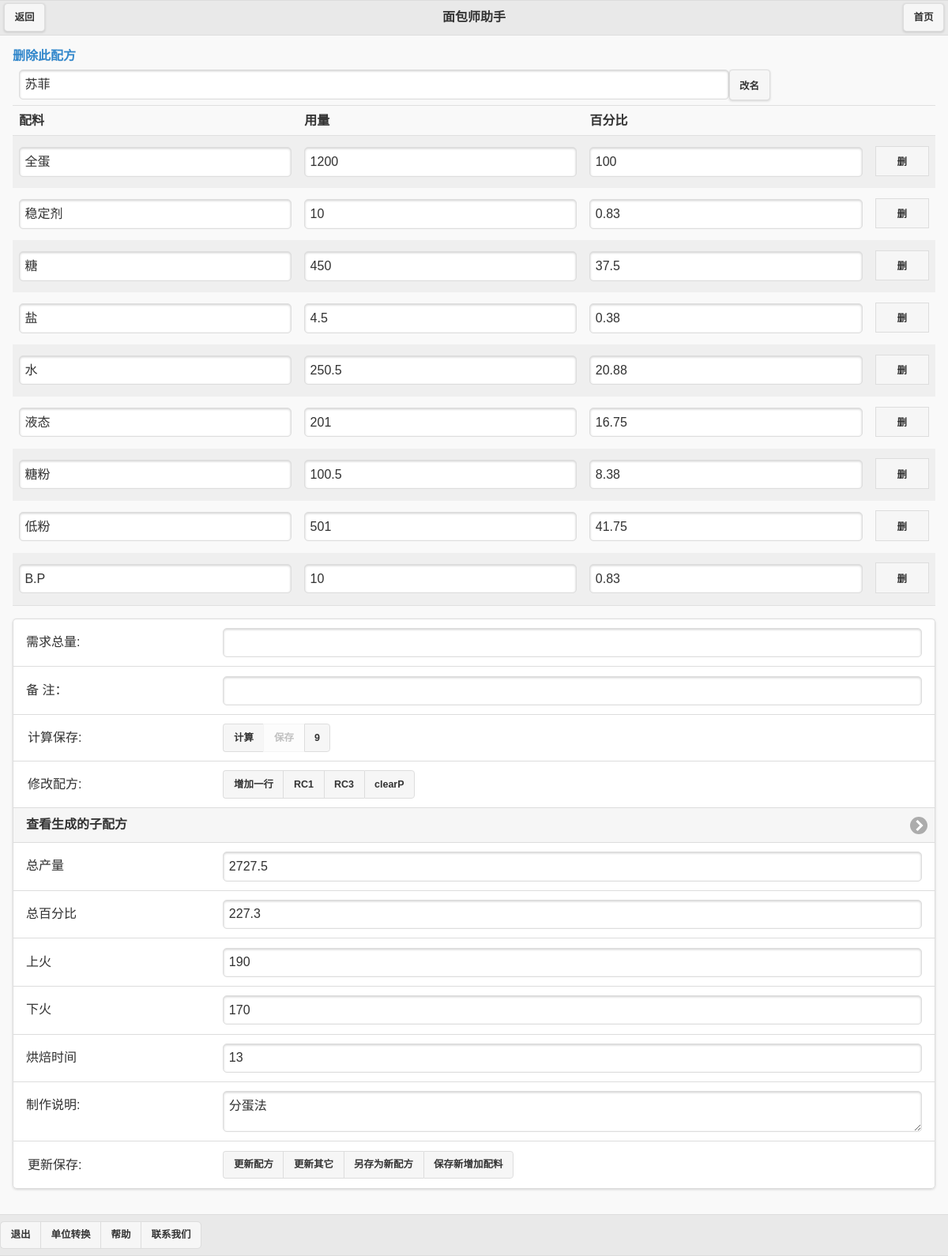
Page /index.php?action=showDetail&id=84 (signed in) on the committed database.
### tables this page shows
CREATE TABLE IF NOT EXISTS `ingres` (
  `id` int(11) NOT NULL auto_increment,
  `name` varchar(100) NOT NULL,
  `recipeName` varchar(100) NOT NULL,
  `recipeId` int(11) NOT NULL,
  `metric` float NOT NULL,
  `percent` float NOT NULL,
  `requireSum` float NOT NULL default '0',
  `sum` float NOT NULL default '0',
  `perSum` float NOT NULL default '0',
  `remark` text NOT NULL,
  PRIMARY KEY  (`id`)
);

### class_database.php (called while the page is built, shortened)
<?php
 	class database{
 		private $connection;
 		function __construct(){
 			$this->host=sys_conf::$DBHOST;
 			$this->user=sys_conf::$DBUSER;
 			$this->pwd=sys_conf::$DBPWD;
 			$this->name=sys_conf::$DBNAME;
 			$this->connection=@mysql_connect($this->host, $this->user, $this->pwd);
 		}
		function executeSFOR($sql){
		$oneResult=mysql_query($sql, $this->connection);
 			return mysql_fetch_object($oneResult);
 		}
 		function query($sql){
 			$result_array=array();
 			$i=0;
 			$query_result=mysql_query($sql, $this->connection);
 			while($row=mysql_fetch_object($query_result)){
 				$result_array[$i++]=$row;
 			}
 			return $result_array;
 		}
 	}
?>

### recipe.php (called while the page is built, shortened)
<?php
	require("class_database.php");
	class recipe
	{
		private $id;
 		function queryRI($condition){
 			$db=new database;
 			$sql="SELECT *FROM recipes WHERE id=$this->id";
 			$row=$db->executeSFOR($sql);
 			return $row->$condition;
 		}
	}
	class ingre
	{
		private $recipeId;
 		function queryRID(){
 			$db= new database;
 			$sql = "SELECT *FROM ingres WHERE recipeId=$this->recipeId and (sum>0 or perSum>0) and requireSum=0";
 			$arr_ingres=$db->query($sql);
 			return $arr_ingres;
 		}
	}
?>

### showDetail.php (the view, shortened to what this page needs)
<?php
	function showDetail(){
		require_once("recipe.php");
		print("<form data-ajax='false' method='post' action='index.php?action=saveSonR'>");
		$r=new recipe;
		if ($_REQUEST["id"] == ""){
			print("信息不完整!");
			return;
		}else{
			$r->__set("id",$_REQUEST["id"]);
			$recipeName=$r->queryRI("name");
			$instruc=$r->queryRI("instructions");
			$temperatureU=$r->queryRI("temperatureU");
			$temperatureD=$r->queryRI("temperatureD");
			$cooktime=$r->queryRI("cooktime");
			$recipeType=$r->queryRI("type");
			$ingre=new ingre;
			$ingre->__set("recipeId", $_REQUEST["id"]);
			$all_ingres=$ingre->queryRID();
		}
		if (isset($_SESSION["deleted"])) {
			if($_SESSION["deleted"]==1){
			print("<div class='red'>这是垃圾筒内的配方，删除后将无法恢复！</div>");
			print("<a href='index.php?action=deleteR&id=".$_REQUEST["id"]."'>删除此配方</a>");
			}
		} else {
			print("<a href='index.php?action=delR&id=".$_REQUEST["id"]."'>删除此配方</a>");
		}
		print("<table data-role='table' data-mode='reflow' class='ui-body-d table-stripe my-custom-breakpoint'>
			   <thead>
					<tr>
						<th colspan='4'>
						<div data-role='fieldcontain'>
							<label for='rName' class='ui-hidden-accessible'>配方:</label>
							<input type='text' name='rName' id='rName' value='".$recipeName."' data-inline='true'>
							<input type='submit' name='submit' id='submit5' value='改名' data-inline='true' data-mini='true'>
							<div id='mySpan'></div>
						</div>
						</th>
					</tr>
					<tr>
						<th>配料</th>
						<th>用量</th>
						<th>百分比</th>
                        <th></th>
					</tr>
			   </thead>
			   <tbody>");
		$i=1;
		$rowSum=0;
		foreach ($all_ingres as $item) {
				print("
				<tr id='".$i."'>
					<td class='ui-field-contain'><input type='text' name='ingre".$i."' id='ingre".$i."' value=\"$item->name\"><input type='hidden' name='ingreId".$i."' id='ingreId".$i."' value=\"$item->id\"></td>
					<td class='ui-field-contain'><input type='text' name='metric".$i."' id='metric".$i."'  value=\"$item->metric\"></td>
					<td class='ui-field-contain'><input type='text' name='percent".$i."' id='percent".$i."'  value=\"$item->percent\"></td>
					<td class='ui-field-contain'><a href=\"#\" data-role=\"button\" data-mini=\"true\" class=\"ui-btn ui-mini\" onclick=\"deltr($i)\">删</a></td>
				</tr>
				");
				$i++;
				$rowSum+=1;
				$sum=$item->sum;
				$percentSum=$item->perSum;
		}
		print("
			   </tbody>
			   </table>
			");
		print("<ul data-role='listview' data-inset='true'>
				<li class='ui-field-contain'>
					<label for='requireSum'>需求总量:&nbsp;&nbsp;&nbsp;<span id='hint' style='background:#FF0;font-weight:bold'></span></label>
					<input type='number' name='requireSum' id='requireSum'>
				</li>
				<li class='ui-field-contain'>
					<label for='remark'>备  注：</label>
					<input type='text' name='remark' id='remark'>
				</li>
				<li class='ui-field-contain'>
					<input type='hidden' name='recipeName' id='recipeName' value=\"$recipeName\">
					<input type='hidden' name='recipeId' id='recipeId' value='".$_REQUEST["id"]."'>
					<fieldset data-role='controlgroup' data-type='horizontal' data-mini='true'>
						<legend>计算保存:</legend>
						<input type='button' name='generateRecipe' id='generateRecipe' value='计算' data-inline='true'>
						<input type='submit' name='submit' id='saveSonRecipe' value='保存' data-inline='true' disabled=\"disabled\">
						<input type='button' name='rowNum' id='rowNum' value='".$rowSum."' data-inline='true'>
						<input type='hidden' name='rowNum' id='rowNumOld' value='".$rowSum."'>
						<input type='hidden' name='rowNumNew' id='rowNumNew' value='".$rowSum."'>
					</fieldset>
				</li>
				<li class='ui-field-contain'>
					<fieldset data-role=\"controlgroup\" data-type=\"horizontal\" data-mini='true'>
					<legend>修改配方:</legend>
					<input type=\"button\" name=\"add\" id=\"add\" value=\"增加一行\" data-inline=\"true\">
			");
					if ($recipeType == 2) {
						print("<input type=\"button\" name=\"reCalculateSpon\" id=\"reCalculateSpon\" value=\"RC2\" data-inline=\"true\">");
						print("<input type=\"button\" name=\"reCalculateSum\" id=\"reCalculateSum\" value=\"RC3\" data-inline=\"true\">");
						print("<input type=\"hidden\" name=\"recipeType\" id=\"recipeType\" value=\"2\">");
					} else {
						print("<input type=\"button\" name=\"reCalculate\" id=\"reCalculate\" value=\"RC1\" data-inline=\"true\">");
						print("<input type=\"button\" name=\"reCalculateSum\" id=\"reCalculateSum\" value=\"RC3\" data-inline=\"true\">");
					}
						print("<a href=\"#\" data-role=\"button\" onclick=\"clearPercentCol()\">clearP</a>
				</fieldset>
				</li>
				<li class='ui-field-contain'>
					<a href='index.php?action=showSonRecipes&id=".$_REQUEST["id"]."'>查看生成的子配方</a>
				</li>
				<li class='ui-field-contain'>
					<label for='sum'>总产量</label>
					<input type='text' name='sum' id='sum' value=\"$sum\">
				</li>
				<li class='ui-field-contain'>
					<label for='percentSum'>总百分比</label>
					<input type='text' name='percentSum' id='percentSum' value=\"$percentSum\">
				</li>
				<li class='ui-field-contain'>
					<label for='temperatureU'>上火</label>
					<input type='text' name='temperatureU' id='temperatureU' value=\"$temperatureU\">
				</li>
				<li class='ui-field-contain'>
					<label for='temperatureD'>下火</label>
					<input type='text' name='temperatureD' id='temperatureD' value=\"$temperatureD\">
				</li>
				<li class='ui-field-contain'>
					<label for='cooktime'>烘焙时间</label>
					<input type='text' name='cooktime' id='cooktime' value=\"$cooktime\">
				</li>
				<li class='ui-field-contain'>
					<label for='instruc'>制作说明:</label>
					<textarea cols='80' rows='8' name='instruc' id='instruc'>$instruc</textarea>
				</li>
				<li class='ui-field-contain'>
					<fieldset data-role='controlgroup' data-type='horizontal' data-mini='true'>
						<legend>更新保存:</legend>
						<input type='submit' name='submit' id='updateRecipe' value='更新配方' data-inline='true' onclick='return confirm(\"你确定要更新配方内容吗？如果是将删除所有过时的子配方.\");'>
						<input type='submit' name='submit' id='updataROther' value='更新其它' data-inline='true'>
						<input type='submit' name='submit' id='saveAsNewRecipe' value='另存为新配方' data-inline='true'>
						<input type='submit' name='submit' id='saveNewAddingre' value='保存新增加配料' data-inline='true'>
					</fieldset>
				</li>
			  </ul>
			");
		print("</form>");
	}
?>

### css/my.css (style rules this page uses)
.ui-field-contain { margin: 0px; padding: 0px; }

### header.php (style rules this page uses)
a { color: #333; text-decoration: none; }

### rows in the picture
ingres: ingre1 "全蛋", metric1 "1200", percent1 "100"
ingres: name "稳定剂", metric "10", percent "0.83"
ingres: name "糖", metric "450", percent "37.5"
ingres: name "盐", metric "4.5", percent "0.38"
ingres: name "水", metric "250.5", percent "20.88"
ingres: name "液态", metric "201", percent "16.75"
ingres: name "糖粉", metric "100.5", percent "8.38"
ingres: name "低粉", metric "501", percent "41.75"
ingres: name "B.P", metric "10", percent "0.83", sum "2727.5", percentSum "227.3"
